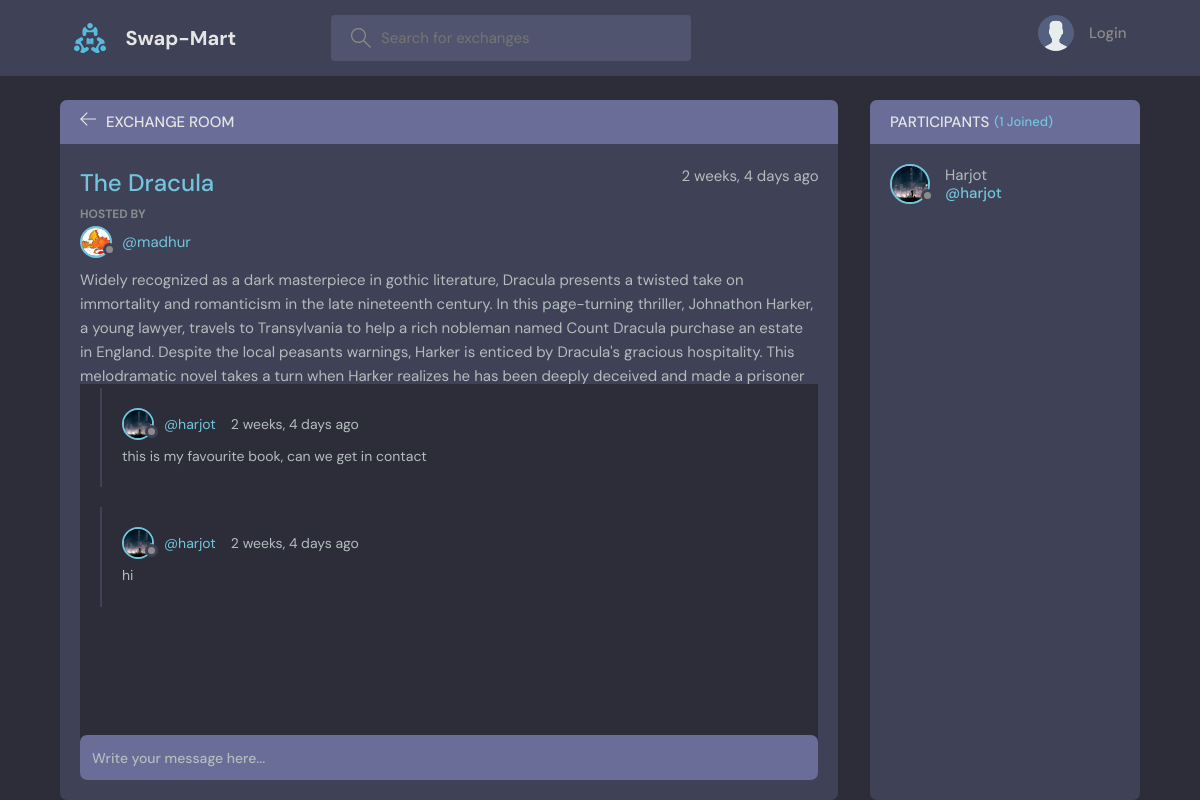
Page /room/3 on the committed database.
### base/models.py (models this page shows, shortened)
class Exchange_Room(models.Model):
    host = models.ForeignKey(User, on_delete=models.SET_NULL, null=True)
    topic= models.ForeignKey(Topic, on_delete=models.SET_NULL, null=True)
    name = models.CharField(max_length=200)
    description = models.TextField(null = True, blank = True)
    participants = models.ManyToManyField(
        User, related_name='participants', blank=True)
    updated = models.DateTimeField(auto_now = True)
    created = models.DateTimeField(auto_now_add=True)
    author = models.CharField(null = True, blank=True, max_length=200)
    class Meta:
        ordering = ['-updated', 'created']

class User(AbstractUser):
    name=models.CharField(max_length=200, null=True)
    email=models.EmailField(unique=True, null=True)
    bio=models.TextField(null=True)
    avatar= models.ImageField(null=True, default="avatar.svg")
    USERNAME_FIELD= 'email'
    REQUIRED_FIELDS=['username']

class Message(models.Model):
    user= models.ForeignKey(User, on_delete=models.CASCADE)
    room = models.ForeignKey(Exchange_Room, on_delete=models.CASCADE)
    body = models.TextField()
    updated = models.DateTimeField(auto_now = True)
    created = models.DateTimeField(auto_now_add=True)
    class Meta:
        ordering = ['-updated', 'created']

### base/views.py (the view, shortened to what this page needs)
# urls.py: path('room/<str:pk>', views.room, name="room"),
def room(request,pk):
    room= Exchange_Room.objects.get(id=pk)
    room_messages=room.message_set.all()
    participants = room.participants.all()
    context = {'room':room, 'room_messages':room_messages,
                'participants':participants}
    return render(request,'base/room.html',context)

### base/models.py (called while the page is built)
    def __str__(self):
        return self.name

### base/templates/base/room.html (shortened to what this page needs)
{% extends 'main.html' %}
{% block content %}
    <main class="profile-page layout layout--2">
      <div class="container">
        <div class="room">
          <div class="room__top">
            <div class="room__topLeft">
              <a href="{% url 'home' %}">
                <svg version="1.1" xmlns="http://www.w3.org/2000/svg" width="32" height="32" viewBox="0 0 32 32">
                  <title>arrow-left</title>
                  <path
                    d="M13.723 2.286l-13.723 13.714 13.719 13.714 1.616-1.611-10.96-10.96h27.625v-2.286h-27.625l10.965-10.965-1.616-1.607z"
                  ></path>
                </svg>
              </a>
              <h3>Exchange Room</h3>
            </div>
          </div>
          <div class="room__box scroll">
            <div class="room__header scroll">
              <div class="room__info">
                <h3>{{room.name}}</h3>
                <span>{{room.created|timesince}} ago</span>
              </div>
              <div class="room__hosted">
                <p>Hosted By</p>
                <a href="{% url 'user-profile' room.host.id %}" class="room__author">
                  <div class="avatar avatar--small">
                    <img src="{{room.host.avatar.url}}" />
                  </div>
                  <span>@{{room.host.username}}</span>
                </a>
              </div>
              <div class="room__details">
                {{room.description}}
              </div>
            </div>
            <div class="room__conversation">
              <div class="threads scroll">
                {% for message in room_messages %}
                <div class="thread">
                  <div class="thread__top">
                    <div class="thread__author">
                      <a href="{% url 'user-profile' message.user.id %}" class="thread__authorInfo">
                        <div class="avatar avatar--small">
                          <img src="{{message.user.avatar.url}}" />
                        </div>
                        <span>@{{message.user.username}}</span>
                      </a>
                      <span class="thread__date">{{message.created|timesince}} ago</span>
                    </div>
                  </div>
                  <div class="thread__details">
                    {{message.body}}
                  </div>
                </div>
                {% endfor %}
              </div>
            </div>
          </div>
          <div class="room__message">
            <form action="#" method="POST">
              <input name="body" placeholder="Write your message here..." /></form>
          </div>
        </div>
    <div class="participants">
      <h3 class="participants__top">Participants <span>({{participants.count}} Joined)</span></h3>
      <div class="participants__list scroll">
        {% for user in participants %}
        <a href="{%  url 'user-profile' user.id %}" class="participant">
          <div class="avatar avatar--medium">
            <img src="{{user.avatar.url}}" />
          </div>
          <p>
            {{user.name}}
            <span>@{{user.username}}</span>
          </p>
        </a>
        {% endfor %}
      </div>
    </div>
  </div>
</main>
{% endblock content %}

### rows in the picture
Exchange_Room: name "The Dracula", created "2 weeks, 4 days", host.avatar (picture), host.username "madhur", description "Widely recognized as a dark masterpiece in gothic literature, Dracula presents a twisted take on immortality and romanticism in the late nineteenth century. In this page-turning thriller, Johnathon Harker, a young lawyer, travels to Transylvania to help a rich nobleman named Count Dracula purchase an estate in England. Despite the local peasants warnings, Harker is enticed by Dracula's gracious hospitality. This melodramatic novel takes a turn when Harker realizes he has been deeply deceived and made a prisoner…"
Message: user.avatar (picture), user.username "harjot", created "2 weeks, 4 days", body "this is my favourite book, can we get in contact"
Message: user.avatar (picture), user.username "harjot", created "2 weeks, 4 days", body "hi"
User: avatar (picture), name "Harjot", username "harjot"

### other values in the picture
{{ participants.count }} "1"
